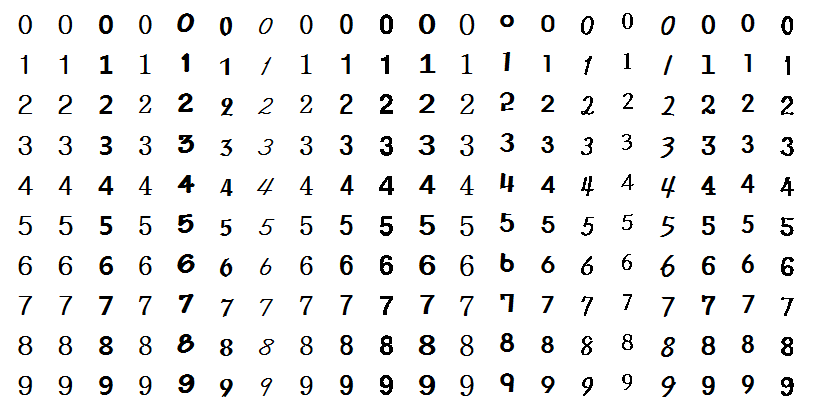
#> input picture images/train_numbers.png, 813 x 411 px
$ python -i hw06_1.py   (imports and definitions only)   (older library calls are emulated)
#> lines starting #> are read from the running program, lines starting #| are printed output that depends on the picture
import numpy as np, cv2

# [30 lines left out: functions color_candidate_img, rotate_plate, not called in this run]


def preprocessing(car_no):
    image = cv2.imread("images/car2/%s.jpg" % car_no, cv2.IMREAD_COLOR)
    if image is None: return None, None

    kernel = np.ones((5, 13), np.uint8)  # 닫힘 연산 마스크
    gray = cv2.cvtColor(image, cv2.COLOR_BGR2GRAY)  # 명암도 영상 변환
    gray = cv2.blur(gray, (5, 5))  # 블러링
    gray = cv2.Sobel(gray, cv2.CV_8U, 1, 0, 3)  # 소벨 에지 검출

    th_img = cv2.threshold(gray, 120, 255, cv2.THRESH_BINARY)[1]  # 이진화 수행
    morph = cv2.morphologyEx(th_img, cv2.MORPH_CLOSE, kernel, iterations=3)

    # cv2.imshow("th_img", th_img); cv2.imshow("morph", morph)
    return image, morph


# [20 lines left out: functions verify_aspect_size, find_candidates, not called in this run]


# 숫자 및 문자 영상 학습
def kNN_train(train_fname, K, nclass, nsample):
#> called with train_fname = 'images/train_numbers.png', K = 10, nclass = 10, nsample = 20
    size = (40, 40)  # 숫자 영상 크기
    train_img = cv2.imread(train_fname, cv2.IMREAD_GRAYSCALE)  # 학습 영상 적재
#> train_img: shape (411, 813); min 0, max 255, mean 238.9
    h, w = train_img.shape[:2]
#> h = 411; w = 813
    dy = h % size[1]// 2
#> dy = 5
    dx = w % size[0]// 2
#> dx = 6
    train_img = train_img[dy:h-dy-1, dx:w-dx-1]             # 학습 영상 여백 제거
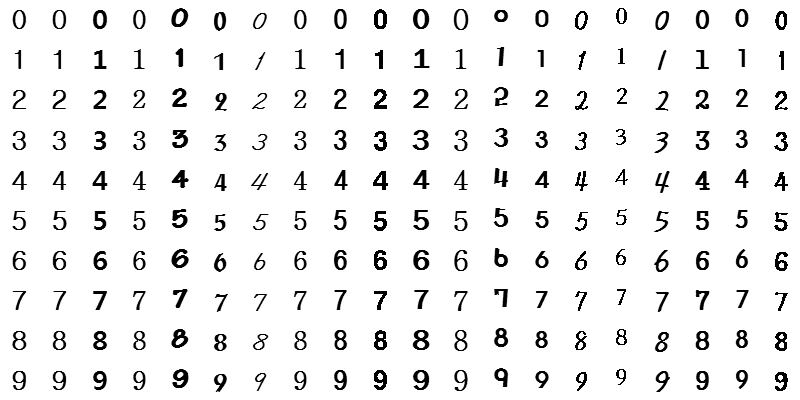
#> train_img: shape (400, 800); min 0, max 255, mean 238.2
    cv2.threshold(train_img, 32, 255, cv2.THRESH_BINARY, train_img)
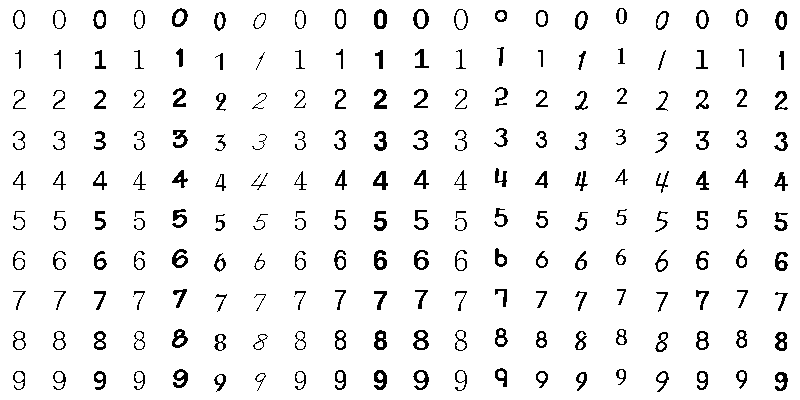
#> train_img: shape (400, 800); 94.4% white; black in thin lines or dots

    cells = [np.hsplit(row, nsample) for row in np.vsplit(train_img, nclass)]
#> cells = 10 items
    nums = [find_number(c) for c in np.reshape(cells, (-1, 40,40))]
#> nums = 200 items
    trainData = np.array([place_middle(n, size) for n in nums])
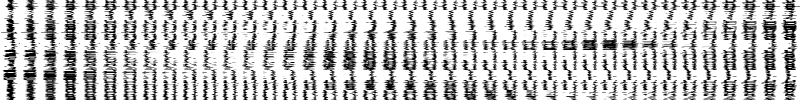
#> trainData: shape (200, 1600) float32 (shown at 1/2 size); min 0, max 255, mean 191.4
    labels = np.array([i for i in range(nclass) for j in range(nsample)], np.float32)

    knn = cv2.ml.KNearest_create()
    knn.train(trainData, cv2.ml.ROW_SAMPLE, labels)  # k-NN 학습 수행
    return knn

# 번호판 영상 전처리
# [58 lines left out: functions preprocessing_plate, find_objects, classify_numbers, not called in this run]


def find_value_position(img, direct):
    project = cv2.reduce(img, direct, cv2.REDUCE_AVG).ravel()
    p0, p1 = -1, -1                                                 # 초기값
    len = project.shape[0]                                   # 전체 길이
    for i in range(len):
        if p0 < 0 and project[i] < 250: p0 = i
        if p1 < 0 and project[len-i-1] < 250 : p1 = len-i-1
    return p0, p1

def place_middle(number, new_size):
    h, w = number.shape[:2]
    big = max(h, w)
    square = np.full((big, big), 255, np.float32)  # 실수 자료형

    dx, dy = np.subtract(big, (w,h))//2
    square[dy:dy + h, dx:dx + w] = number
    return cv2.resize(square, new_size).flatten()  # 크기변경 및 벡터변환 후 반환

def find_number(part):
    x0, x1 = find_value_position(part, 0)  # 수직 투영
    y0, y1 = find_value_position(part, 1)  # 수평 투영
    return part[y0:y1, x0:x1]


# [1 line not run here, left out]
# [1 line that did not run here, left out]
# [1 line that did not run here, left out]

# [1 line that did not run here, left out]
# [1 line that did not run here, left out]
# [1 line that did not run here, left out]
# [1 line that did not run here, left out]

# [1 line that did not run here, left out]
# [1 line that did not run here, left out]
# [1 line that did not run here, left out]
# [1 line that did not run here, left out]

# [12 lines not run here, left out]


# [1 line that did not run here, left out]

K1, K2 = 10, 10
nknn = kNN_train("images/train_numbers.png", K1, 10, 20) # 숫자 학습
tknn = kNN_train("images/train_texts.png", K2, 40, 20)   # 문자 학습
#> call 2 of kNN_train, with train_fname = 'images/train_texts.png', K = 10, nclass = 40, nsample = 20
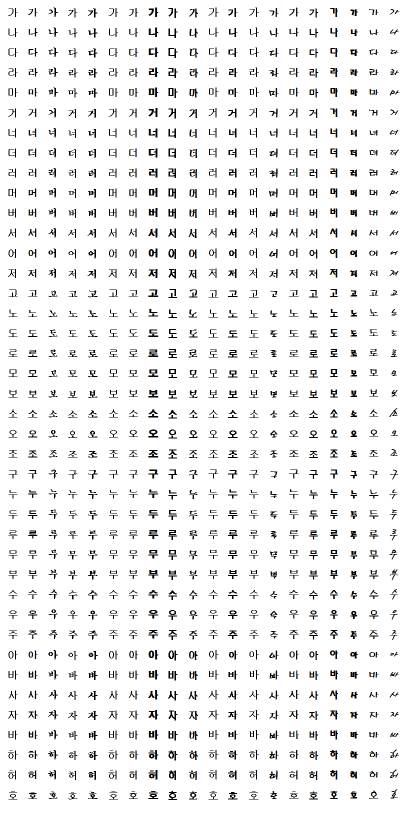
#> input picture images/train_texts.png, 813 x 1625 px (shown at 1/2 size)
#> in kNN_train (call 2), `train_img = train_img[dy:h-dy-1, dx:w-dx-1]`:
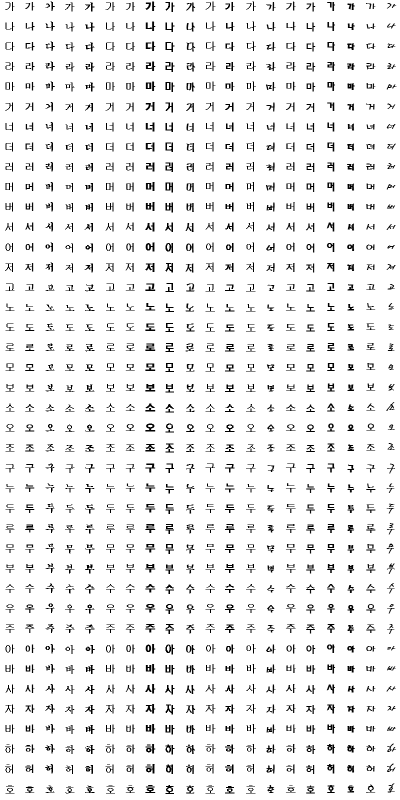
#> train_img: shape (1600, 800) (shown at 1/2 size); min 0, max 255, mean 239.1
#> in kNN_train (call 2), `cv2.threshold(train_img, 32, 255, cv2.THRESH_BINARY, train_img)`:
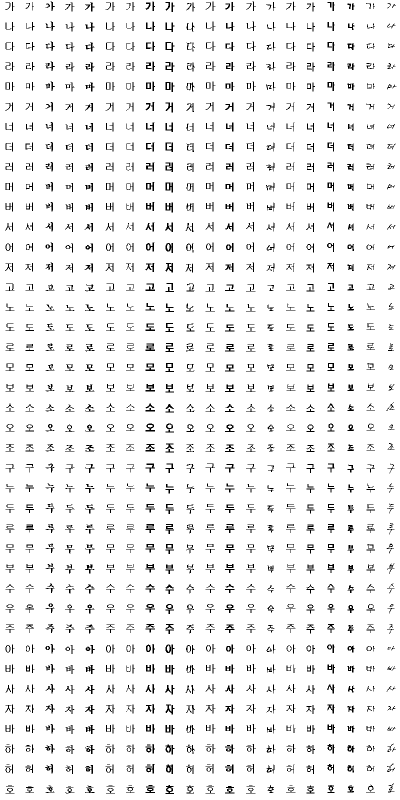
#> train_img: shape (1600, 800) (shown at 1/2 size); 94.4% white; black in thin lines or dots
#> in kNN_train (call 2), `cells = [np.hsplit(row, nsample) for row in np.vsplit(train_img, nclas..`: cells = 40 items
#> in kNN_train (call 2), `nums = [find_number(c) for c in np.reshape(cells, (-1, 40,40))]`: nums = 800 items
#> in kNN_train (call 2), `trainData = np.array([place_middle(n, size) for n in nums])`:
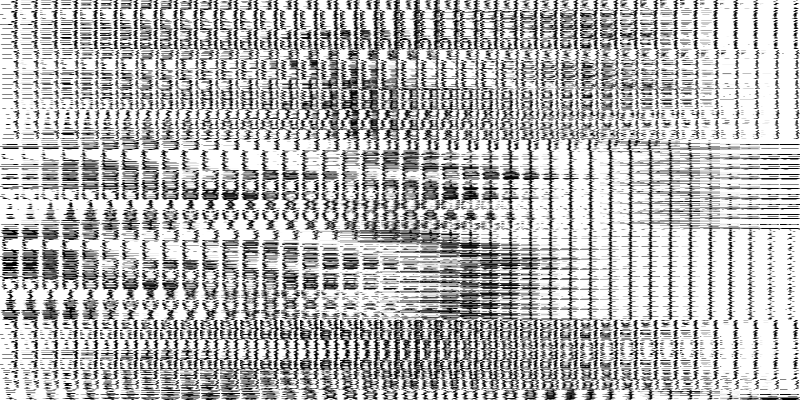
#> trainData: shape (800, 1600) float32 (shown at 1/2 size); min 0, max 255, mean 182.2

# [21 lines not run here, left out]

>>> result = preprocessing('images/car2/001.jpg')
